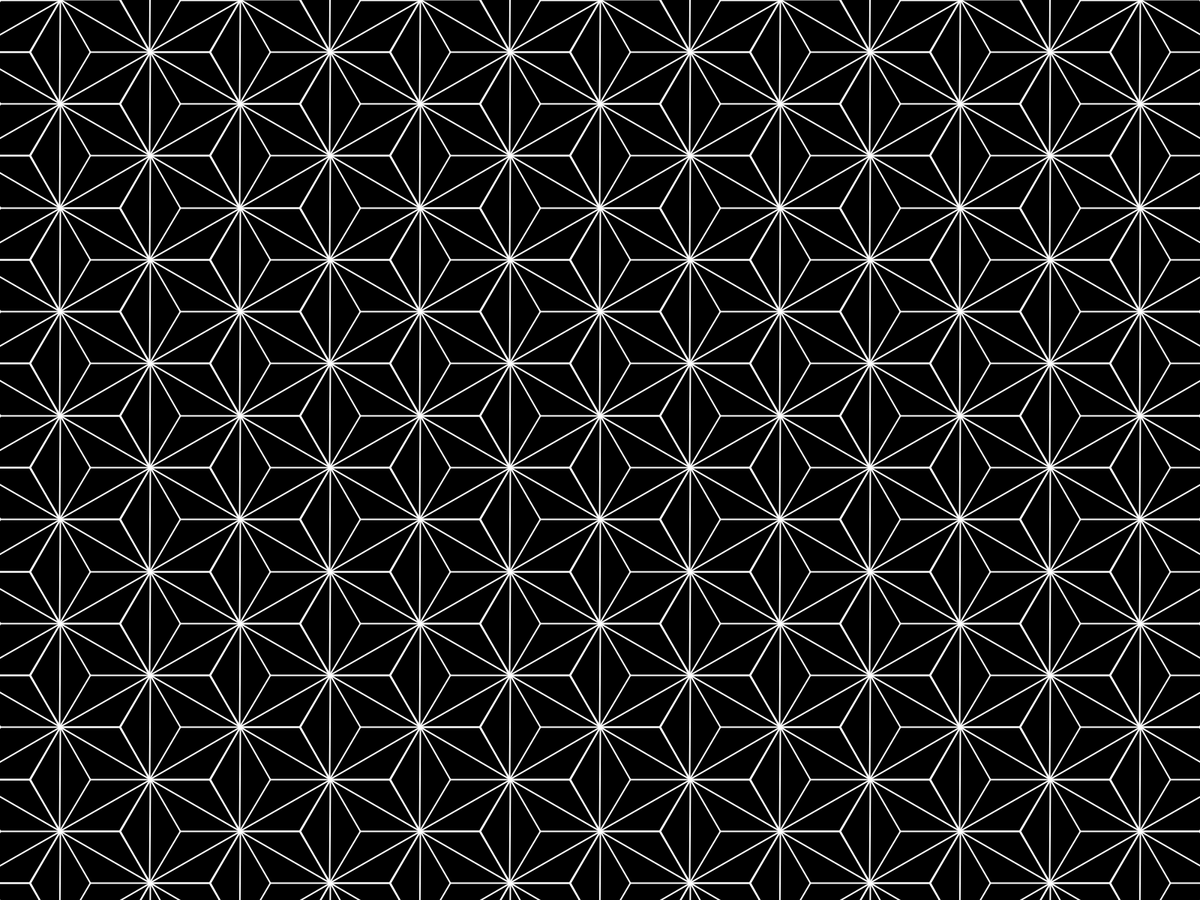
Frame 1 (no input)
Frame 60 (the mouse pressed at the canvas centre just before this capture): identical to frame 1, image omitted
Frame 120 (the mouse held since frame 60 and released just before this capture): identical to frame 1, image omitted

The Processing sketch that drew this single still picture (run headless with seeded random() and noise(); from frame 60 on, the mouse is pressed at the canvas centre):

// Processing sketch: asanohaPattern
// ── asanohaPattern.pde
int sides = 6;
int radius = 80;
int angle120 = 120;
int angle60 = 60;
float px,py;
float[] ptsX = new float[sides];
float[] ptsY = new float[sides];

//net parameters
float d1 = radius*cos(radians(-30));

void setup(){
  fullScreen();
  //size(1600,1600);
  background(0);
  stroke(255);
  strokeWeight(2);
  noFill();
}


void draw(){
  background(0);
  for(int j= 0; j<height/radius;j++){
    pushMatrix();
    for(int i=0;i<width/radius;i++){
      cell();
      translate(1.5*radius,pow(-1,i)*d1);
    }
    popMatrix();
    translate(0,sqrt(3)*radius);
  }
  if(mousePressed){
    save("asanohaPattern.png");
    print("saved");
  }
}

void cell(){
  polygon();
  triangule();
  radial();
}

void polygon(){
  beginShape();
  for(int i = 0; i< sides; i++){
    px = radius * cos(radians(i*angle60));
    py = radius * sin(radians(i*angle60));
    ptsX[i] = px;
    ptsY[i] = py;
    vertex(ptsX[i],ptsY[i]);
    if(i == (sides - 1)){
    vertex(ptsX[0],ptsY[0]);
    }
  }
  endShape();
}
void radial(){
  for(int i = 0; i< sides/2; i++){
    px = radius * cos(radians(i*angle120));
    py = radius * sin(radians(i*angle120));
    ptsX[i] = px;
    ptsY[i] = py;
    line(0,0,ptsX[i],ptsY[i]);
    }
}

void triangule(){
  beginShape();
  for(int i = 0; i< sides/2; i++){
    px = radius * cos(radians(i*angle120));
    py = radius * sin(radians(i*angle120));
    ptsX[i] = px;
    ptsY[i] = py;
    vertex(ptsX[i],ptsY[i]);
    if(i == (sides/2)-1){
    vertex(ptsX[0],ptsY[0]);
    }
  }
  endShape();
}
